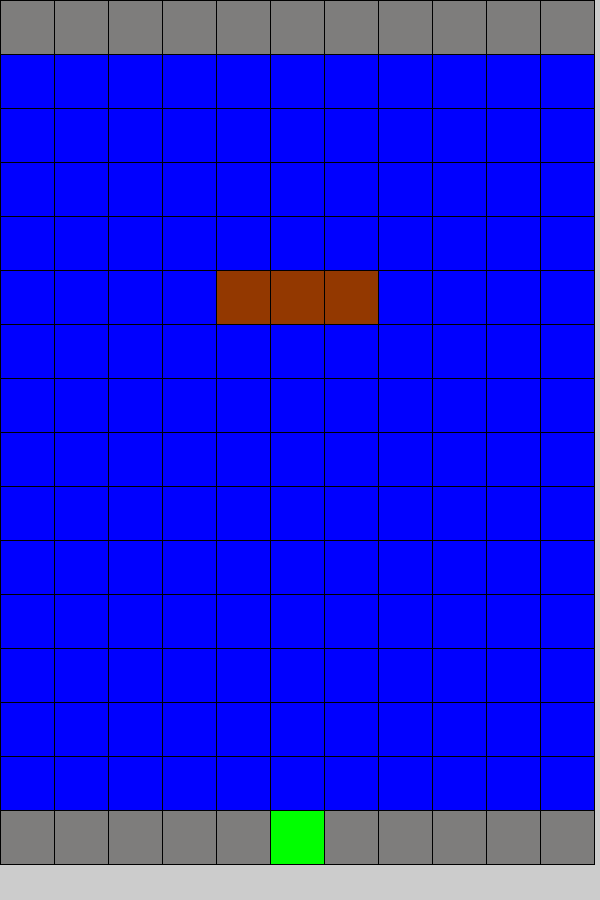
Frame 1 (no input)
Frame 60 (the mouse pressed at the canvas centre just before this capture): identical to frame 1, image omitted
Frame 120 (the mouse held since frame 60 and released just before this capture): identical to frame 1, image omitted

The Processing sketch that drew this single still picture (run headless with seeded random() and noise(); from frame 60 on, the mouse is pressed at the canvas centre):

// Processing sketch: frogger
// ── frogger.pde
Grid grid;
Player frogman;
Log log1;
int timer;

void setup() {
  size(600, 900);
  grid = new Grid(width, height);
  frogman = new Player();
  log1 = new Log(4, 5);
  timer = 0;
}

void draw() {
  // Draws the grid with blue rectangles
  grid.display();
  // Draws safezones on top and bottom
  for (int i = 0; i < 11; i++) {
    grid.displayUnit(color(#7E7D7C), i, 15);
    grid.displayUnit(color(#7E7D7C), i, 0);
  }
  // Draws frogman
  frogman.display(grid);
  // Draws log
  log1.display(grid);
  timer++;
  if (timer % 120 == 0) {
    log1.move();
  }
}

// Checks wasd for keyRelease, moving the player in the given direction once pr release
// Also clamps position within the grid, defaulting movement to none.
void keyReleased() {
  switch(key) {
  case 'w':
    if (frogman.y == 0) {
      frogman.move(0, 0);
    } else {
      frogman.move(0, -1);
    }
    break;
  case 'a':
    if (frogman.x == 0) {
      frogman.move(0, 0);
    } else {
      frogman.move(-1, 0);
    }
    break;
  case 's':
    if (frogman.y == 15) {
      frogman.move(0, 0);
    } else {
      frogman.move(0, 1);
    }
    break;
  case 'd':
    if (frogman.x == 10) {
      frogman.move(0, 0);
    } else {
      frogman.move(1, 0);
    }
    break;
  default:
    frogman.move(0, 0);
    break;
  }
}

// ── Grid.pde
class Grid{
  int[][] map;
  int tileSize;
  int tileX;
  int tileY;
  int numOfTiles;
  // Creates a grid with numOfTiles horizontal tiles, and a fitting amount of vertical tiles
  Grid(int screen_width, int screen_height){
    numOfTiles = 11;
    tileSize = screen_width / numOfTiles;
    map = new int[numOfTiles][screen_height / tileSize];
  }
  // Draws the grid with blue rectangles
  void display(){
    for(int x = 0; x < map.length; x++){
      for(int y = 0; y < map[0].length; y++){
        fill(0, 0, 255);
        rect(x * tileSize, y*tileSize, tileSize, tileSize);
      }
    }
  }
  // Draws a unit on the tilemap with the given color and coordinates.
  void displayUnit(color col, int x, int y){
    fill(col);
    rect(x * tileSize, y * tileSize, tileSize, tileSize);
  }
  
}

// ── Log.pde
class Log {
  color col;
  int logWidth, y, x;

  Log(int _x, int _y) {
    col = color(#933800);
    logWidth = 3;
    x = _x;
    y = _y;
  }

  void display(Grid map) {
    for (int i = 0; i < logWidth; i++) {
      map.displayUnit(col, x + i, y);
    }
  }
  
  void move(){
      x += 1;
  }
}

// ── Player.pde
class Player {
  int x;
  int y;
  Player() {
    x = 5;
    y = 15;
  }
  // Displays the player through displayUnit
  void display(Grid map) {
    map.displayUnit(color(0, 255, 0), x, y);
  }
  // Moves the player. duh.
  void move(int newX, int newY) {
    x += newX;
    y += newY;
  }
}

// ── Timer.pde
// Learning Processing
// Daniel Shiffman
// http://www.learningprocessing.com

// Exercise 10-4: The raindrop catching game

class Timer {

  int savedTime; // When Timer started
  int totalTime; // How long Timer should last

  Timer(int tempTotalTime) {
    totalTime = tempTotalTime;
  }

  void setTime(int t) {
    totalTime = t;
  }

  // Starting the timer
  void start() {
    // When the timer starts it stores the current time in milliseconds.
    savedTime = millis();
  }

  // The function isFinished() returns true if 5,000 ms have passed. 
  // The work of the timer is farmed out to this method.
  boolean isFinished() { 
    // Check how much time has passed
    int passedTime = millis()- savedTime;
    if (passedTime > totalTime) {
      return true;
    } else {
      return false;
    }
  }
}
